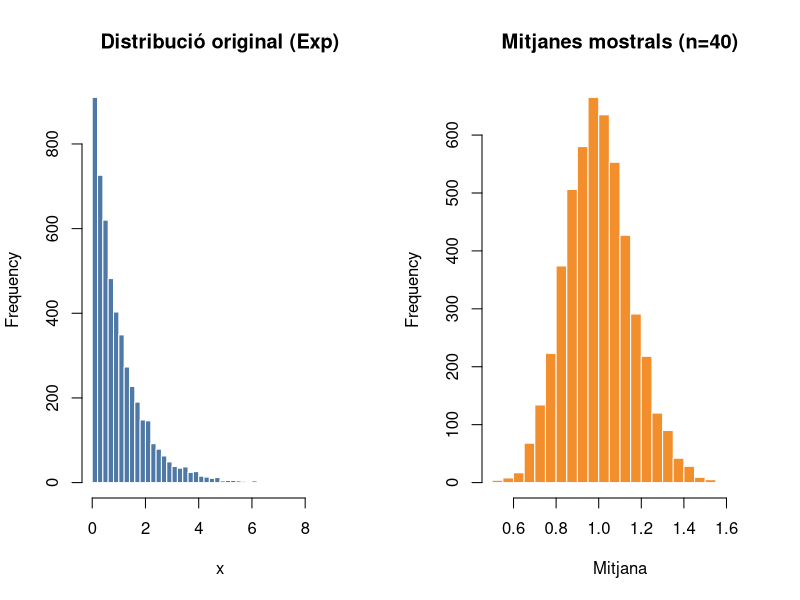
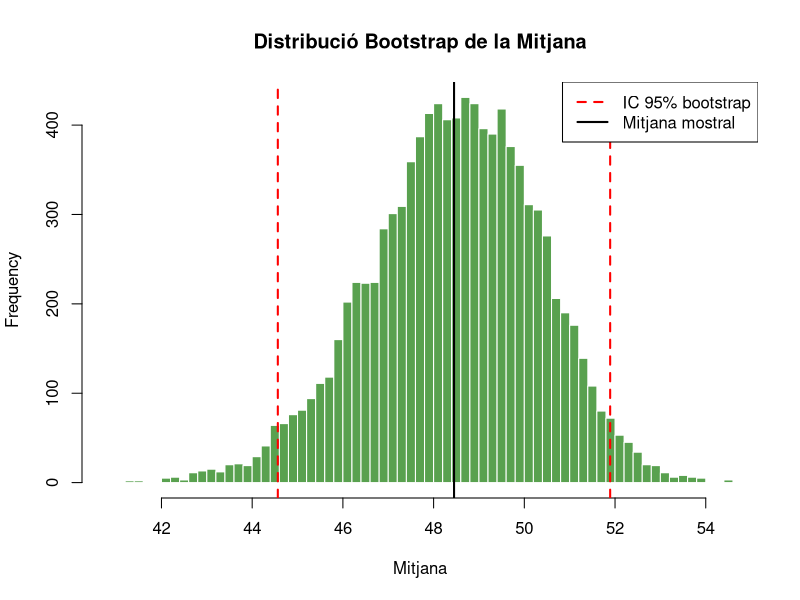

These charts were generated, in order, by the following R code:
### ==================================================
### Estadística Grau Matemàtiques
### marta.bofill.roig@upc.edu // mireia.besalu@upc.edu
### Rlab3: SIMULACIÓ I BOOTSTRAP
### ================================================== 

## ============================================================
## PART 1: SIMULACIÓ
## ============================================================

# 1.1 Simular dades d'una distribució coneguda 

set.seed(314) # reproductibilitat

n <- 200
dades <- rnorm(n, mean = 50, sd = 10)  # població X~normal
mean(dades) # Mitjana mostral
sd(dades) # Desv. típica mostral
var(dades) # Var mostral

# 1.2 Llei dels Grans Nombres 

mides <- c(10, 50, 100, 500, 1000, 5000)
mitjanes <- sapply(mides, function(n) mean(rnorm(n, mean = 50, sd = 10)))

# Llei dels Grans Nombres (mitjana teòrica = 50):
data.frame(n = mides, mitjana_mostral = round(mitjanes, 3), diferencies = round(mitjanes, 3)-50) 

# 1.3 Teorema Central del Límit 
# Distribució de la mitjana mostral den e mostres d'una exp(1) 

num_simulacions <- 5000
mida_mostra  <- 40

mitjanes_sim <- replicate(
 num_simulacions,
 mean(rexp(mida_mostra, rate = 1))   # exp(1): E=1, SD=1
)

# TCL – Distribució de la mitjana (exp, n=40)
round(mean(mitjanes_sim), 4) #Mitjana
round(sd(mitjanes_sim),  4) #sd estimada
round(1 / sqrt(mida_mostra), 4) #sd teorica

par(mfrow = c(1, 2))
hist(rexp(5000, rate = 1),
   main = "Distribució original (Exp)", xlab = "x",
   col = "#4E79A7", border = "white", breaks = 40)
hist(mitjanes_sim,
   main = paste0("Mitjanes mostrals (n=", mida_mostra, ")"),
   xlab = "Mitjana", col = "#F28E2B", border = "white", breaks = 40)
par(mfrow = c(1, 1))

# 1.4 Simulació de Monte Carlo ─
# Estimació de pi llançant punts aleatoris en un quadrat unitari

set.seed(1)
N <- 1000000
x <- runif(N, -1, 1)
y <- runif(N, -1, 1)
dins_cercle <- (x^2 + y^2) <= 1
pi_estimat <- 4 * mean(dins_cercle)
pi_estimat 

## ============================================================
## PART 2: BOOTSTRAP 
## ============================================================
#
# Idea: re-mostrar AMB REPOSICIÓ de la mostra original per
# obtenir la distribució mostral d'un estadístic qualsevol.

# 2.1 Bootstrap bàsic – interval de confiança per a la mitjana 

set.seed(99)
mostra <- rnorm(30, mean = 50, sd = 10)  # mostra original (n=30)
B   <- 10000              # nombre de rèpliques bootstrap

# Re-mostrar i calcular la mitjana en cada rèplica
boot_mitjanes <- numeric(B)
for (i in seq_len(B)) {
 mostra_boot  <- sample(mostra, size = length(mostra), replace = TRUE)
 boot_mitjanes[i] <- mean(mostra_boot)
}

# Quantiles bootstrap percentil alque f 95 %
IC_boot <- quantile(boot_mitjanes, c(0.025, 0.975))

# Mitjana i sd bootstrap
mean(mostra) #Mitjana mostral
sd(boot_mitjanes) #Error estàndard bootstrap 

hist(boot_mitjanes,
   main = "Distribució Bootstrap de la Mitjana",
   xlab = "Mitjana", col = "#59A14F", border = "white", breaks = 50)
abline(v = IC_boot,  col = "red", lty = 2, lwd = 2)
abline(v = mean(mostra), col = "black", lty = 1, lwd = 2)
legend("topright",
    legend = c("IC 95% bootstrap", "Mitjana mostral"),
    col = c("red", "black"), lty = c(2, 1), lwd = 2)

# 2.2 Bootstrap per a la mediana 
# L'IC clàssic de la mediana és difícil analíticament; bootstrap és ideal.

set.seed(7)
dades_asim <- rexp(50, rate = 0.1)    # distribució asimètrica

boot_medianes <- replicate(
 B,
 median(sample(dades_asim, length(dades_asim), replace = TRUE))
)

IC_mediana <- quantile(boot_medianes, c(0.025, 0.975))
median(dades_asim) #Mediana mostral 
sd(dades_asim)

# 2.3 Bootstrap per al coeficient de correlació 

set.seed(21)
n_cor <- 40
x_cor <- rnorm(n_cor)
y_cor <- 0.6 * x_cor + rnorm(n_cor, sd = 0.8)

boot_cors <- replicate(B, {
 idx <- sample(n_cor, replace = TRUE)
 cor(x_cor[idx], y_cor[idx])
})

IC_cor <- quantile(boot_cors, c(0.025, 0.975))

cat("\nBOOTSTRAP – IC 95% per a la CORRELACIÓ (n=40):\n")
cat(" r mostral:", round(cor(x_cor, y_cor), 3), "\n")
cat(" IC bootstrap: [",
  round(IC_cor[1], 3), ",", round(IC_cor[2], 3), "]\n")

# 2.4 Funció genèrica de bootstrap ─

bootstrap <- function(dades, estadistic_fn, B = 10000, alpha = 0.05) {
 # dades:     vector de dades originals
 # estadistic_fn: funció que pren un vector i retorna un escalar
 # B:       nombre de rèpliques
 # alpha:     nivell de significació (IC = 1-alpha)
 
 n   <- length(dades)
 boots <- replicate(B, estadistic_fn(sample(dades, n, replace = TRUE)))
 
 list(
  estimacio = estadistic_fn(dades),
  error_std = sd(boots),
  IC     = quantile(boots, c(alpha / 2, 1 - alpha / 2)),
  distribucio = boots
 )
}

# Exemple: IC del coeficient de variació (SD/mean)
cv <- function(x) sd(x) / mean(x)

set.seed(5)
mostra_cv <- rgamma(60, shape = 3, rate = 0.5)
resultat <- bootstrap(mostra_cv, cv)

# Bootstrap
round(resultat$estimacio, 4) #CV mostral
round(resultat$error_std, 4) #Error estàndard


## ------------------------------------------------------------
## EXERCICI -- Bootstrap: Error estàndard d'un parametre
## ------------------------------------------------------------
#
#  ENUNCIAT:
#  Tenim una mostra de 40 temps de resposta (ms) d'un servidor
#  web generats d'una Log-Normal(meanlog=5, sdlog=0.5).
#
#  a) Calcula la mitjana i la SD mostrals.
#  b) Usa bootstrap (B=10000) per estimar l'error estàndard (SE)
#     de la MITJANA i obtenir-ne un IC al 95%.
#  c) Repeteix b) pero per a la SD mostral.
#  d) Compara el SE bootstrap de la mitjana amb la formula
#     teorica: SE = sd(mostra) / sqrt(n).
#
#  Reflexió: per a quin dels dos estadístics (mitjana o SD)
#  el bootstrap aporta mes valor? Per que?

## -- SOLUCIÓ --------------------------------------------------

set.seed(77)
